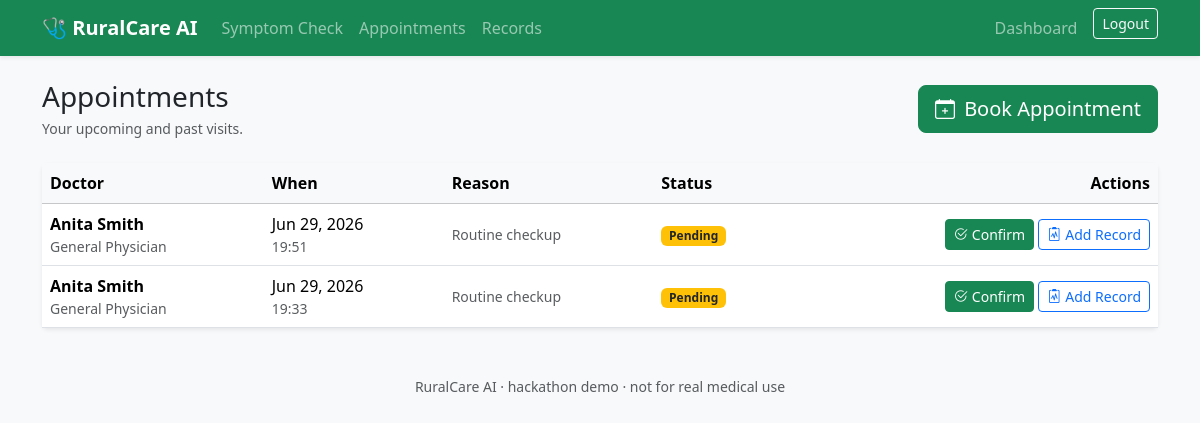
/healthcare/appointments/ (signed in), run on the app's committed database.
### healthcare/models.py (models this page shows, shortened)
class Appointment(models.Model):
    STATUS_PENDING = 'pending'
    STATUS_CONFIRMED = 'confirmed'
    STATUS_COMPLETED = 'completed'
    STATUS_CANCELLED = 'cancelled'
    STATUS_CHOICES = [
        (STATUS_PENDING, 'Pending'),
        (STATUS_CONFIRMED, 'Confirmed'),
        (STATUS_COMPLETED, 'Completed'),
        (STATUS_CANCELLED, 'Cancelled'),
    ]
    patient = models.ForeignKey(
        Patient, on_delete=models.CASCADE, related_name='appointments'
    )
    doctor = models.ForeignKey(
        Doctor, on_delete=models.CASCADE, related_name='appointments'
    )
    scheduled_for = models.DateTimeField()
    reason = models.CharField(max_length=255, blank=True)
    status = models.CharField(
        max_length=12, choices=STATUS_CHOICES, default=STATUS_PENDING
    )
    created_at = models.DateTimeField(auto_now_add=True)
    class Meta:
        ordering = ['-scheduled_for']

### accounts/models.py (models this page shows, shortened)
class Doctor(models.Model):
    user = models.OneToOneField(
        settings.AUTH_USER_MODEL,
        on_delete=models.CASCADE,
        related_name='doctor',
    )
    specialty = models.CharField(max_length=120, blank=True)
    license_number = models.CharField(max_length=60, blank=True)
    clinic_name = models.CharField(max_length=120, blank=True)
    available_from = models.TimeField(null=True, blank=True)
    available_to = models.TimeField(null=True, blank=True)
    created_at = models.DateTimeField(auto_now_add=True)
    class Meta:
        ordering = ['user__first_name', 'user__last_name']

### healthcare/views.py (the view)
# urls.py: path('appointments/', views.appointment_list, name='appointment_list'),
@login_required
def appointment_list(request):
    patient = _resolve_patient(request.user)
    doctor = _resolve_doctor(request.user)
    context = {'patient': patient, 'doctor': doctor}
    if patient:
        context['appointments'] = (
            Appointment.objects.filter(patient=patient)
            .select_related('doctor__user')
            .order_by('-scheduled_for')
        )
    elif doctor:
        context['appointments'] = (
            Appointment.objects.filter(doctor=doctor)
            .select_related('patient__user')
            .order_by('-scheduled_for')
        )
    else:
        context['appointments'] = []
    return render(request, 'healthcare/appointment_list.html', context)

### healthcare/views.py (called while the page is built)
def _resolve_patient(user):
    return getattr(user, 'patient', None)

def _resolve_doctor(user):
    return getattr(user, 'doctor', None)

### templates/healthcare/appointment_list.html (shortened to what this page needs)
{% extends 'base.html' %}
{% block content %}
<div class="d-flex flex-wrap justify-content-between align-items-center mb-4">
  <div>
    <h1 class="h3 mb-1">Appointments</h1>
    <p class="text-muted small mb-0">
      {% if patient %}Your upcoming and past visits.{% else %}Incoming patient bookings.{% endif %}
    </p>
  </div>
  {% if patient %}
  <a href="{% url 'healthcare:appointment_create' %}" class="btn btn-success btn-lg">
    <i class="bi bi-calendar-plus me-1"></i> Book Appointment
  </a>
  {% endif %}
</div>
{% if appointments %}
  <div class="card border-0 shadow-sm">
    <div class="table-responsive">
      <table class="table table-hover align-middle mb-0">
        <thead class="table-light">
          <tr>
            {% if patient %}
              <th scope="col">Doctor</th>
            {% else %}
              <th scope="col">Patient</th>
            {% endif %}
            <th scope="col">When</th>
            <th scope="col">Reason</th>
            <th scope="col">Status</th>
            <th scope="col" class="text-end">Actions</th>
          </tr>
        </thead>
        <tbody>
          {% for appt in appointments %}
            <tr>
              {% if patient %}
                <td>
                  <div class="fw-semibold">{{ appt.doctor.user.get_full_name|default:appt.doctor.user.username }}</div>
                  <div class="small text-muted">{{ appt.doctor.specialty }}</div>
                </td>
              {% else %}
                <td>
                  <div class="fw-semibold">{{ appt.patient.user.get_full_name|default:appt.patient.user.username }}</div>
                  <div class="small text-muted">{{ appt.patient.village|default:"—" }}</div>
                </td>
              {% endif %}
              <td>
                <div>{{ appt.scheduled_for|date:"M j, Y" }}</div>
                <div class="small text-muted">{{ appt.scheduled_for|date:"H:i" }}</div>
              </td>
              <td class="text-muted small">{{ appt.reason|default:"—"|truncatechars:60 }}</td>
              <td>
                {% if appt.status == 'pending' %}
                  <span class="badge bg-warning text-dark">Pending</span>
                {% elif appt.status == 'confirmed' %}
                  <span class="badge bg-success">Confirmed</span>
                {% elif appt.status == 'completed' %}
                  <span class="badge bg-secondary">Completed</span>
                {% else %}
                  <span class="badge bg-light text-dark">{{ appt.get_status_display }}</span>
                {% endif %}
              </td>
              <td class="text-end">
                {% if doctor and appt.status == 'pending' %}
                  <form method="post" action="{% url 'healthcare:appointment_confirm' appt.pk %}" class="d-inline">
                    <button type="submit" class="btn btn-sm btn-success">
                      <i class="bi bi-check2-circle me-1"></i>Confirm
                    </button>
                  </form>
                {% endif %}
                {% if doctor %}
                  <a href="{% url 'healthcare:record_create_for_appointment' appt.pk %}" class="btn btn-sm btn-outline-primary">
                    <i class="bi bi-clipboard2-pulse me-1"></i>Add Record
                  </a>
                {% endif %}
              </td>
            </tr>
          {% endfor %}
        </tbody>
      </table>
    </div>
  </div>
{% endif %}
{% endblock %}

### data on the page
Appointment: doctor.user.get_full_name "Anita Smith", doctor.specialty "General Physician", scheduled_for "Jun 29, 2026", scheduled_for "19:51", reason "Routine checkup", status "Pending"
Appointment: doctor.user.get_full_name "Anita Smith", doctor.specialty "General Physician", scheduled_for "Jun 29, 2026", scheduled_for "19:33", reason "Routine checkup", status "Pending"
